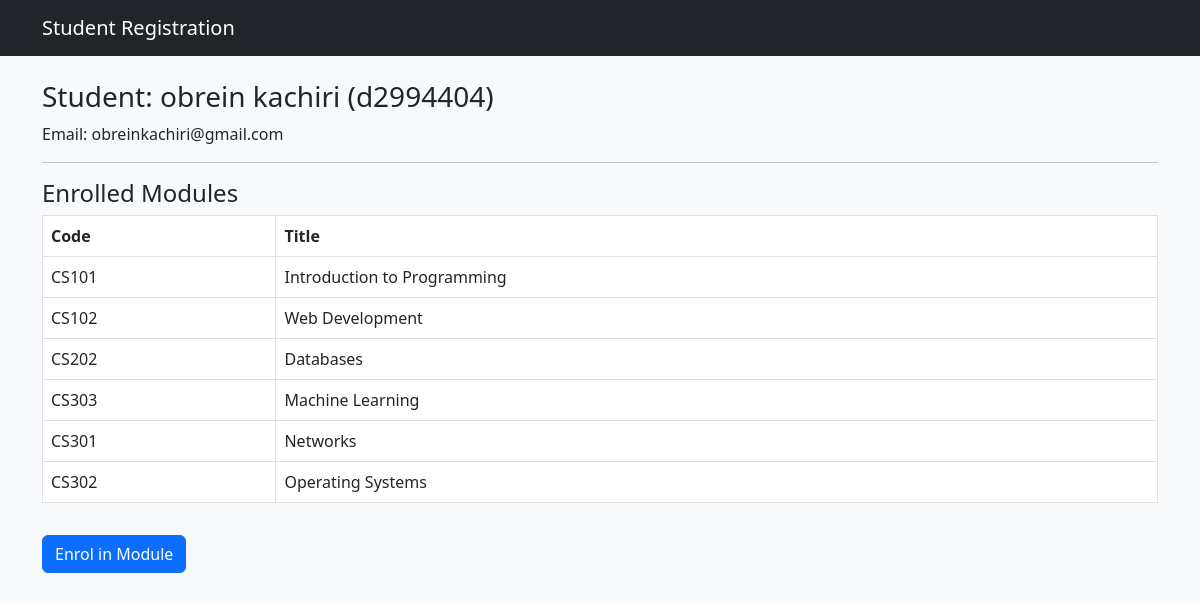
Screenshot of /student/1 with the database file from the repository.
### models.py (models this page shows)
class Student(db.Model):
    id = db.Column(db.Integer, primary_key=True)
    student_id = db.Column(db.String(20), unique=True, nullable=False)
    name = db.Column(db.String(100), nullable=False)
    email = db.Column(db.String(120), nullable=False)
    enrolments = db.relationship("Enrolment", backref="student", lazy=True)

class Enrolment(db.Model):
    id = db.Column(db.Integer, primary_key=True)
    student_id = db.Column(db.Integer, db.ForeignKey("student.id"), nullable=False)
    module_id = db.Column(db.Integer, db.ForeignKey("module.id"), nullable=False)

class Module(db.Model):
    id = db.Column(db.Integer, primary_key=True)
    code = db.Column(db.String(10), unique=True, nullable=False)
    title = db.Column(db.String(100), nullable=False)
    enrolments = db.relationship("Enrolment", backref="module", lazy=True)

### app.py (the view)
@app.route("/student/<int:student_id>")
def student_detail(student_id):
    student = Student.query.get_or_404(student_id)
    modules = Module.query.all()
    return render_template("student_detail.html", student=student, modules=modules)

### templates/student_detail.html
{% extends "base.html" %}
{% block content %}
<h3>Student: {{ student.name }} ({{ student.student_id }})</h3>
<p>Email: {{ student.email }}</p>
<hr>
<h4>Enrolled Modules</h4>
{% if student.enrolments %}
<table class="table table-bordered">
    <thead>
        <tr>
            <th>Code</th>
            <th>Title</th>
        </tr>
    </thead>
    <tbody>
    {% for e in student.enrolments %}
        <tr>
            <td>{{ e.module.code }}</td>
            <td>{{ e.module.title }}</td>
        </tr>
    {% endfor %}
    </tbody>
</table>
{% else %}
<p>No modules enrolled yet.</p>
{% endif %}
<a class="btn btn-primary mt-3" href="{{ url_for('enrol', student_id=student.id) }}">Enrol in Module</a>
{% endblock %}

### templates/base.html (shortened to what this page needs)
<!DOCTYPE html>
<html lang="en">
<head>
    <link href="https://cdn.jsdelivr.net/npm/bootstrap@5.3.0/dist/css/bootstrap.min.css" rel="stylesheet">
</head>
<body class="bg-light">
<nav class="navbar navbar-dark bg-dark mb-4">
    <div class="container">
        <a class="navbar-brand" href="{{ url_for('index') }}">Student Registration</a>
    </div>
</nav>
<div class="container">
    {% block content %}{% endblock %}
</div>
</body>
</html>

### rows the page displays
Student: name "obrein kachiri", student_id "d2994404", email "obreinkachiri@gmail.com"
Enrolment: module.code "CS101", module "Introduction to Programming"
Enrolment: module.code "CS102", module "Web Development"
Enrolment: module.code "CS202", module "Databases"
Enrolment: module.code "CS303", module "Machine Learning"
Enrolment: module.code "CS301", module "Networks"
Enrolment: module.code "CS302", module "Operating Systems"
